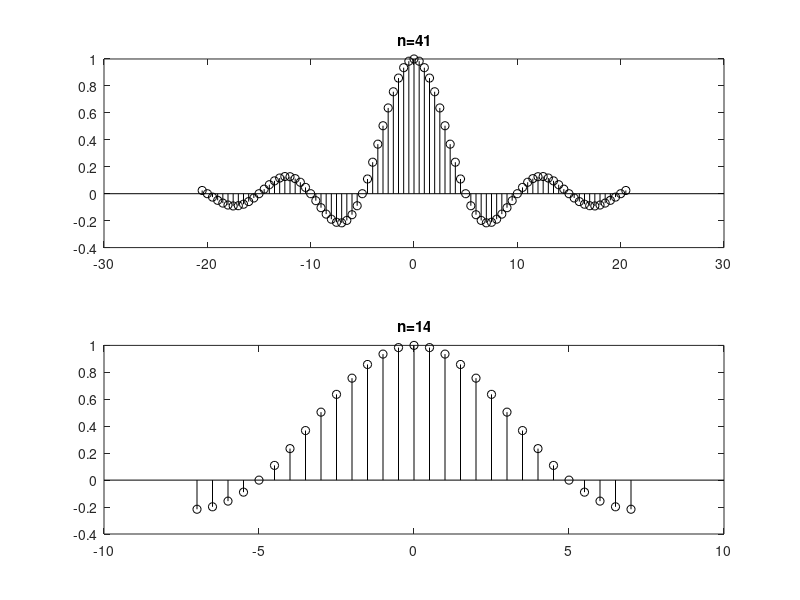

Write the MATLAB code that produced this figure.
%%
%Spectrum of periodic signal is discrete:
A=2;
n=-15:1:15;
T=2; 
tau=0.2;
Cn=A*tau*sinc(n*tau/T);
stem(n/T,Cn, 'k')
xlabel('nf')
ylabel('Cn')
title('Spectrum of rectangular pulse train A=2, T=2 and Tau=0.2 units')
grid on

%%
%Impact of impact of τ on shifting of zero crossing points
subplot(2,1,1)
 n=-20:1:20;
 T=10;
 tau=2;
 d=tau/T;
 y=sinc(n*d);
 stem(n/T,y, 'k')
 title('tau=10')
 subplot(2,1,2)
 tau=5;  %reduced
 d=tau/T;
 y=sinc(n*d);
 stem(n/T,y, 'k')
 title('tau=5')

%%
%Impact of impact of T 
subplot(2,1,1) 
n=-10:1:10;
T=2;
tau=0.2;
d=tau/T;
y=sinc(n*d);
stem(n/T,y, 'k')
title('T=2')
subplot(2,1,2)
n=-5:1:5;
T=1;
tau=0.2;  
d=tau/T;
y=sinc(n*d);
stem(n/T,y, 'k')
title('T=1')

%%
% For Period T=0.5 , T=0.3
subplot(2,1,1)
n=-10:1:10;
T=0.5;
tau=0.2;
d=tau/T;
y=sinc(n*d);
stem(n/T,y, 'k')
title('T=0.5')
subplot(2,1,2)
n=-5:1:5;
T=0.3;
tau=0.2;
d=tau/T;
y=sinc(n*d);
stem(n/T,y, 'k')
title('T=0.3')

%%
%Impact of impact of 𝑵
subplot(2,1,1) 
n=-41:1:41;
T=2;
tau=0.2;
d=tau/T;
y=sinc(n*d);
stem(n/T,y, 'k')
title('n=41')
subplot(2,1,2)
n=-14:1:14;
T=2;
tau=0.2;  
d=tau/T;
y=sinc(n*d);
stem(n/T,y, 'k')
title('n=14')


